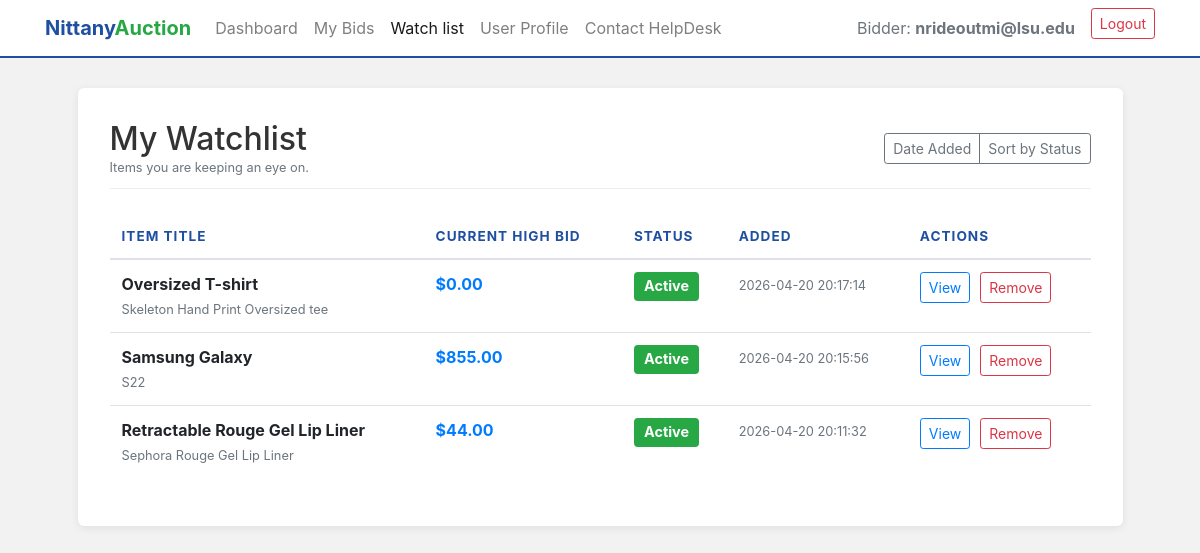
The app's page /watchlist (signed in) with its own data.
### tables this page shows
CREATE TABLE Watchlist (
    Bidder_Email TEXT NOT NULL,
    Seller_Email TEXT NOT NULL,
    Listing_ID INTEGER NOT NULL,
    Added_At TIMESTAMP DEFAULT CURRENT_TIMESTAMP,
    PRIMARY KEY (Bidder_Email, Seller_Email, Listing_ID),
    FOREIGN KEY (Bidder_Email) REFERENCES Bidders(email) ON DELETE CASCADE,
    FOREIGN KEY (Seller_Email, Listing_ID) REFERENCES Auction_Listings(Seller_Email, Listing_ID) ON DELETE CASCADE
);

CREATE TABLE "Auction_Listings"
(
    Seller_Email        text
        constraint Seller_Email
            references Sellers,
    Listing_ID          integer,
    Category            text,
    Auction_Title       text,
    Product_Name        text,
    Product_Description text,
    Quantity            integer,
    Reserve_Price       real,
    Max_bids            integer,
    Status              integer,
    primary key (Seller_Email, Listing_ID)
);

### app.py (the view)
@app.route('/watchlist', methods=['GET'])
def watchlist():
    sync_listing_statuses()
    user_email = session.get('email')
    roles = session.get('roles', [])
    if not user_email or 'bidder' not in roles:
        return redirect(url_for('authenticate', error='Access denied. Bidder account required.'))
    connection = get_connection()
    connection.row_factory = sqlite3.Row
    cursor = connection.cursor()
    sort = request.args.get('sort', 'date')
    order_clause = "W.Added_At DESC"
    if sort == 'status':
        order_clause = "A.Status ASC, W.Added_At DESC"
    cursor.execute(f"""
        SELECT W.Seller_Email, W.Listing_ID, W.Added_At,
               A.Auction_Title, A.Product_Name, A.Status
        FROM Watchlist W
        JOIN Auction_Listings A ON W.Listing_ID = A.Listing_ID AND W.Seller_Email = A.Seller_Email
        WHERE W.Bidder_Email = ?
        ORDER BY {order_clause}
    """, (user_email,))
    saved_items = cursor.fetchall()
    connection.close()
    processed_items = []
    for row in saved_items:
        item = dict(row)
        conn2 = get_connection()
        cur2 = conn2.cursor()
        cur2.execute("SELECT MAX(Bid_price) FROM Bids WHERE listing_id = ?", (item['Listing_ID'],))
        highest = cur2.fetchone()[0]
        item['Current_High_Bid'] = highest if highest else 0
        conn2.close()
        processed_items.append(item)
    return render_template('watchlist.html', listings=processed_items, email=user_email)

### app.py (called while the page is built)
@app.before_request
def ensure_roles_loaded():
    if 'email' in session and 'roles' not in session:
        connection = get_connection()
        cursor = connection.cursor()
        roles = []
        cursor.execute("SELECT 1 FROM Helpdesk WHERE email = ?", (session['email'],))
        if cursor.fetchone(): roles.append('helpdesk')
        cursor.execute("SELECT 1 FROM Sellers WHERE email = ?", (session['email'],))
        if cursor.fetchone(): roles.append('seller')
        cursor.execute("SELECT 1 FROM Bidders WHERE email = ?", (session['email'],))
        if cursor.fetchone(): roles.append('bidder')
        connection.close()
        session['roles'] = roles

def get_connection():
    conn = sql.connect(DB_NAME)
    return conn

### templates/watchlist.html (shortened to what this page needs)
<!DOCTYPE html>
<html lang="en">
<head>
    <link rel="stylesheet" href="https://stackpath.bootstrapcdn.com/bootstrap/4.4.1/css/bootstrap.min.css"
>
</head>
<body>
    <nav class="navbar navbar-expand-lg navbar-light">
        <div class="container">
            <a class="navbar-brand brand-text" href="/bidder">
                <span class="nittany">Nittany</span><span class="auction">Auction</span>
            </a>
            <div class="collapse navbar-collapse" id="bidderNavbar">
                <ul class="navbar-nav mr-auto">
                    <li class="nav-item">
                        <a class="nav-link" href="/bidder">Dashboard</a>
                    </li>
                    <li class="nav-item">
                        <a class="nav-link" href="/my-bids">My Bids</a>
                    </li>
                    <li class="nav-item">
                        <a class="nav-link active" href="/watchlist">Watch list</a>
                    </li>
                    <li>
                        <a class="nav-link" href="/profile">User Profile</a>
                    </li>
                    <li class="nav-item">
                        <a class="nav-link" href="/contact-helpdesk">Contact HelpDesk</a>
                    </li>
                </ul>
                <ul class="navbar-nav ml-auto">
                    <li class="nav-item">
                        <span class="nav-link text-muted">Bidder: <strong>{{ email }}</strong></span>
                    </li>
                    <li class="nav-item">
                        <a class="btn btn-sm btn-outline-danger ml-2" href="/login">Logout</a>
                    </li>
                </ul>
            </div>
        </div>
    </nav>
    <div class="container">
        <div class="row justify-content-center">
            <div class="col-md-11 dashboard-card">
                <div class="section-header d-flex justify-content-between align-items-center">
                    <div>
                        <h2 class="mb-0">My Watchlist</h2>
                        <p class="text-muted small mb-0">Items you are keeping an eye on.</p>
                    </div>
                    <div class="btn-group">
                        <a href="/watchlist?sort=date" class="btn btn-sm btn-outline-secondary">Date Added</a>
                        <a href="/watchlist?sort=status" class="btn btn-sm btn-outline-secondary">Sort by Status</a>
                    </div>
                </div>
                <div class="table-responsive">
                    <table class="table table-hover">
                        <thead>
                            <tr>
                                <th>Item Title</th>
                                <th>Current High Bid</th>
                                <th>Status</th>
                                <th>Added</th>
                                <th>Actions</th>
                            </tr>
                        </thead>
                        <tbody>
                            {% for item in listings %}
                            <tr>
                                <td>
                                    <strong>{{ item.Auction_Title }}</strong><br>
                                    <small class="text-muted">{{ item.Product_Name }}</small>
                                </td>
                                <td class="text-primary font-weight-bold">
                                    ${{ "{:,.2f}".format(item.Current_High_Bid | float) }}
                                </td>
                                <td>
                                    {% if item.Status == 1 %}
                                    <span class="badge badge-success">Active</span>
                                    {% elif item.Status == 0 %}
                                    <span class="badge badge-secondary">Inactive</span>
                                    {% elif item.Status == 2 %}
                                    <span class="badge badge-info" style="background-color: #1e4fa1;">Sold</span>
                                    {% elif item.Status == 3 %}
                                    <span class="badge badge-warning"
                                        style="background-color: #ffc107; color: #212529;">Reserve Not Met</span>
                                    {% endif %}
                                </td>
                                <td class="text-muted"><small>{{ item.Added_At }}</small></td>
                                <td>
                                    <div class="d-flex" style="gap: 10px;">
                                        <a href="/item-details?item={{ item.Listing_ID }}&seller={{ item.Seller_Email }}"
                                            class="btn btn-sm btn-outline-primary">View</a>
                                        <button type="button" class="btn btn-sm btn-outline-danger" data-toggle="modal"
                                            data-target="#removeModal{{ item.Listing_ID }}">
                                            Remove
                                        </button>
                                    </div>
                                </td>
                            </tr>
                            {% endfor %}
                        </tbody>
                    </table>
                </div>
            </div>
        </div>
    </div>
</body>
</html>

### templates/watchlist.html (style rules this page uses)
body { background-color: #f2f2f2; }
.navbar { background-color: white; border-bottom: 2px solid #1e4fa1; margin-bottom: 30px; }
.brand-text .nittany { color: #1e4fa1; font-weight: bold; }
.brand-text .auction { color: #28a745; font-weight: bold; }
.dashboard-card { background: white; border-radius: 6px; box-shadow: 0 2px 8px rgba(0, 0, 0, 0.08); padding: 2rem; margin-bottom: 50px; }
.section-header { color: #333; border-bottom: 1px solid #eee; padding-bottom: 10px; margin-bottom: 25px; }
.table thead th { border-top: none; color: #1e4fa1; text-transform: uppercase; font-size: 0.85rem; letter-spacing: 1px; }
.badge { font-size: 90%; padding: 0.5em 0.7em; }

### records on screen
Watchlist: Auction_Title "Oversized T-shirt", Product_Name "Skeleton Hand Print Oversized tee", Current_High_Bid "0.00", Added_At "2026-04-20 20:17:14"
Watchlist: Auction_Title "Samsung Galaxy", Product_Name "S22", Current_High_Bid "855.00", Added_At "2026-04-20 20:15:56"
Watchlist: Auction_Title "Retractable Rouge Gel Lip Liner", Product_Name "Sephora Rouge Gel Lip Liner", Current_High_Bid "44.00", Added_At "2026-04-20 20:11:32"

### other values on screen
{{ email }} "nrideoutmi@lsu.edu"
